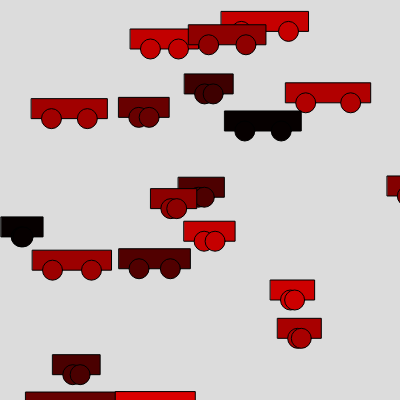
Frame 1 (no input)
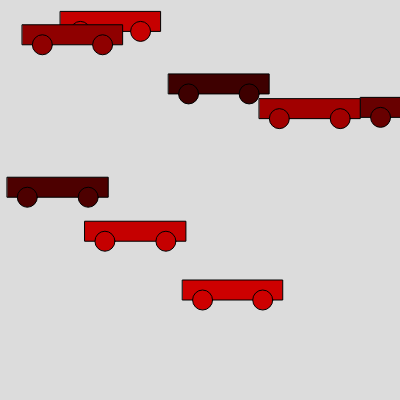
Frame 60 (no input)
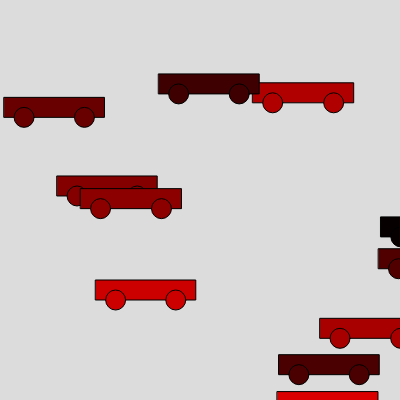
Frame 120 (the mouse pressed at the canvas centre since frame 60)

The p5.js sketch that drew these frames (run headless with seeded random() and noise() and a simulated clock; from frame 60 on, the mouse is pressed at the canvas centre):

// p5.js sketch
// ── sketch.js
let cars = [];
let numCars = 20;
function setup() {
  createCanvas(400, 400);
  for (let i = 0; i < numCars; i++) {
    cars[i] = new Car(random(0, width), random(0, height), random(40, 100), random(2, 10));
  }
  //creating a new object using the car class blueprint
}

function draw() {
  background(220);
 for(i=0;i<cars.length;i++){
  cars[i].show();
  cars[i].move();
  cars[i].grow();
  
 }
}

// ── car.js
//Blueprint only 
class Car {
    constructor(x, y, size, speed) {
        this.x = x;
        this.y = y;
        this.size = size;
        this.speed = speed;
        this.colour = color(random(0, 220), 0, 0);
    }
    move() {
        if (this.x > 600) {
            this.x = 0;
        }
        this.x = this.x + this.speed;
    }
    show() {
        fill(this.colour);
        rect(this.x, this.y, this.size, 20);
        ellipse(this.x + 20, this.y + 20, 20);
        ellipse(this.x + this.size - 20, this.y + 20, 20);
    }
    grow() {
        if (this.size < 100) {
            this.size = this.size + 1;
        }
    }
  
}
